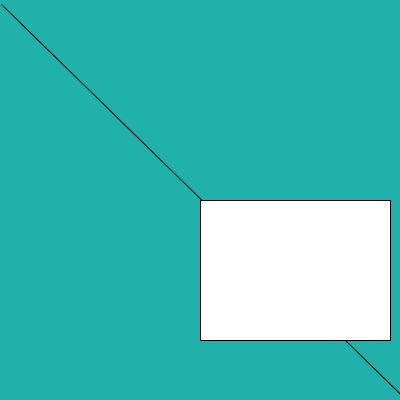
Frame 1 (no input)
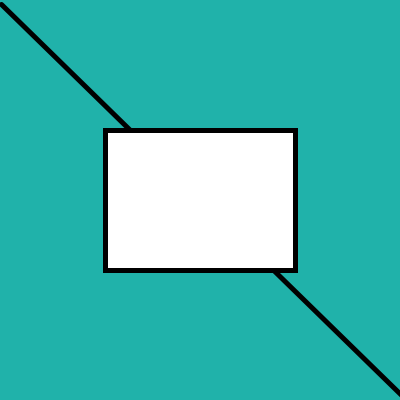
Frame 60 (the mouse pressed at the canvas centre just before this capture)
Frame 120 (the mouse held since frame 60 and released just before this capture): identical to frame 60, image omitted

The Processing sketch that drew these frames (run headless with seeded random() and noise(); from frame 60 on, the mouse is pressed at the canvas centre):

// Processing sketch: showcase_shapes_and_lin
// ── showcase_shapes_and_lin.pde
void setup() {
  size(400, 400);
}

void draw() {
  background(32, 178, 170);
  line(1, 4, 560, 550);
  rect(200, 200, 190, 140);
  rectMode(CENTER);
  strokeWeight(5);
}
